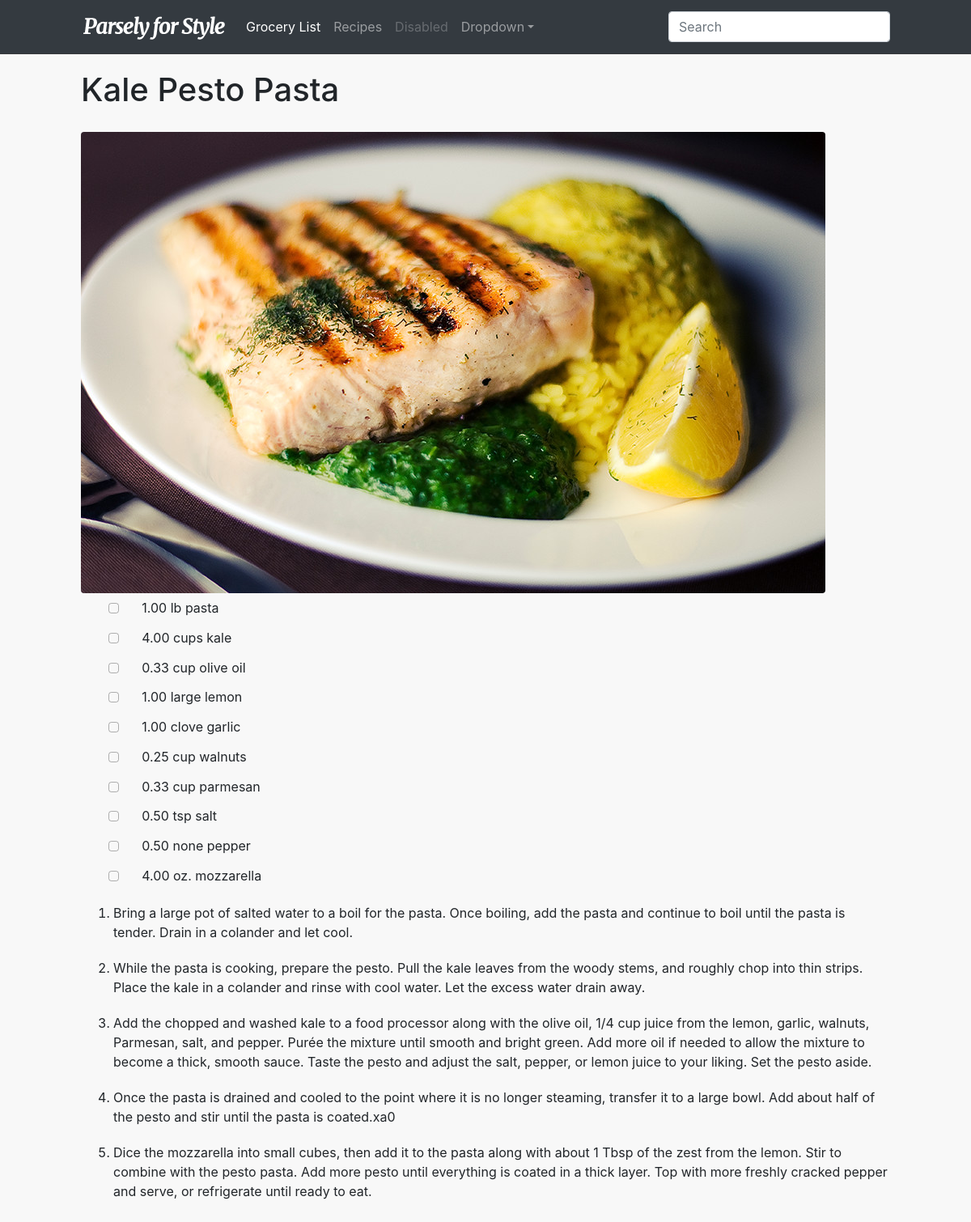
Page /4/ on the committed database.
### plan/models.py (models this page shows, shortened)
class Recipe(models.Model):
	title = models.CharField(max_length=100)
	summary = models.CharField(max_length=500)
	preptime = models.IntegerField()
	cooktime = models.IntegerField()
	servings = models.IntegerField()
	instruction = models.CharField(max_length=5000)
	def decode_instruction(self):
		return self.instruction.split("#,#")

class Ingredient(models.Model):
	recipe = models.ForeignKey(Recipe, on_delete=models.CASCADE)
	component = models.ForeignKey(Component, on_delete=models.CASCADE)
	name = models.CharField(max_length=200)
	amount = models.FloatField()
	unit = models.CharField(max_length=200)

### plan/views.py (the view)
# urls.py: url(r'^(?P<pk>[0-9]+)/$', views.DetailView.as_view(), name='detail'),
class DetailView(generic.DetailView):
	model = Recipe
	template_name = 'plan/detail.html'

### plan/templates/plan/detail.html (shortened to what this page needs)
{% extends "plan/base.html" %}
{% block content %}
	<h1 style="padding: 20px 0 20px">{{ recipe.title }}</h1>
	<img src="/static/plan/920food_{{ recipe.id }}.jpg" style="width:920px; height: 570px padding:20px;" alt="Food image" class="rounded">
	<div class="grocery">
        <table class="table">
          <tbody>
          {% for ingredient in recipe.ingredient_set.all %}
            <tr>
              <td>
                <div class="customCheckbox" style="margin: 6px -40px 0 28px">
                  <label for="customCheckbox_{{ ingredient.name }}"></label>
                </div>
              </td>
              <td>{{ ingredient.amount|floatformat:2 }} {{ ingredient.unit }} {{ ingredient.name }}</td>
              <td></td>
              <td></td>
            </tr>
          {% endfor %}
          </tbody>
        </table>
    </div>
	<ol>
		{% for instruction in recipe.decode_instruction %}
	    <li style="padding-bottom: 20px">{{ instruction }}</li>
	    {% endfor %}
	</ol>
{% endblock%}

### plan/static/plan/starter-template.css (style rules this page uses)
body { background: #f8f8f8; }
.table td, .table th { border-top: none; padding: 0.4rem; }
.customCheckbox { width: 13px; height: 13px; border:1px solid rgba(0,0,0,0.3); margin: 6px -10px 0 0; border-radius: 27%; position: relative; }
.customCheckbox label { cursor: pointer; position: absolute; width: 12px; height: 12px; top: 0; left: 0; }
.customCheckbox label:after { opacity: 0.0; content: ''; position: absolute; width: 8px; height: 4px; background: transparent; top: 3px; left: 2px; border: 2px solid rgba(0,0,0,0.7); border-top: none; border-right: none; transform: rotate(-45deg); }

### rows in the picture
Recipe: title "Kale Pesto Pasta"
Ingredient: amount "1.00", unit "lb", name "pasta"
Ingredient: amount "4.00", unit "cups", name "kale"
Ingredient: amount "0.33", unit "cup", name "olive oil"
Ingredient: amount "1.00", unit "large", name "lemon"
Ingredient: amount "1.00", unit "clove", name "garlic"
Ingredient: amount "0.25", unit "cup", name "walnuts"
Ingredient: amount "0.33", unit "cup", name "parmesan"
Ingredient: amount "0.50", unit "tsp", name "salt"
Ingredient: amount "0.50", unit "none", name "pepper"
Ingredient: amount "4.00", unit "oz.", name "mozzarella"

### other values in the picture
{{ instruction }} "Bring a large pot of salted water to a boil for the pasta. Once boiling, add the pasta and continue to boil until the pasta is tender. Drain in a colander and let cool." "Once the pasta is drained and cooled to the point where it is no longer steaming, transfer it to a large bowl. Add about half of the pesto and stir until the pasta is coated.xa0"
